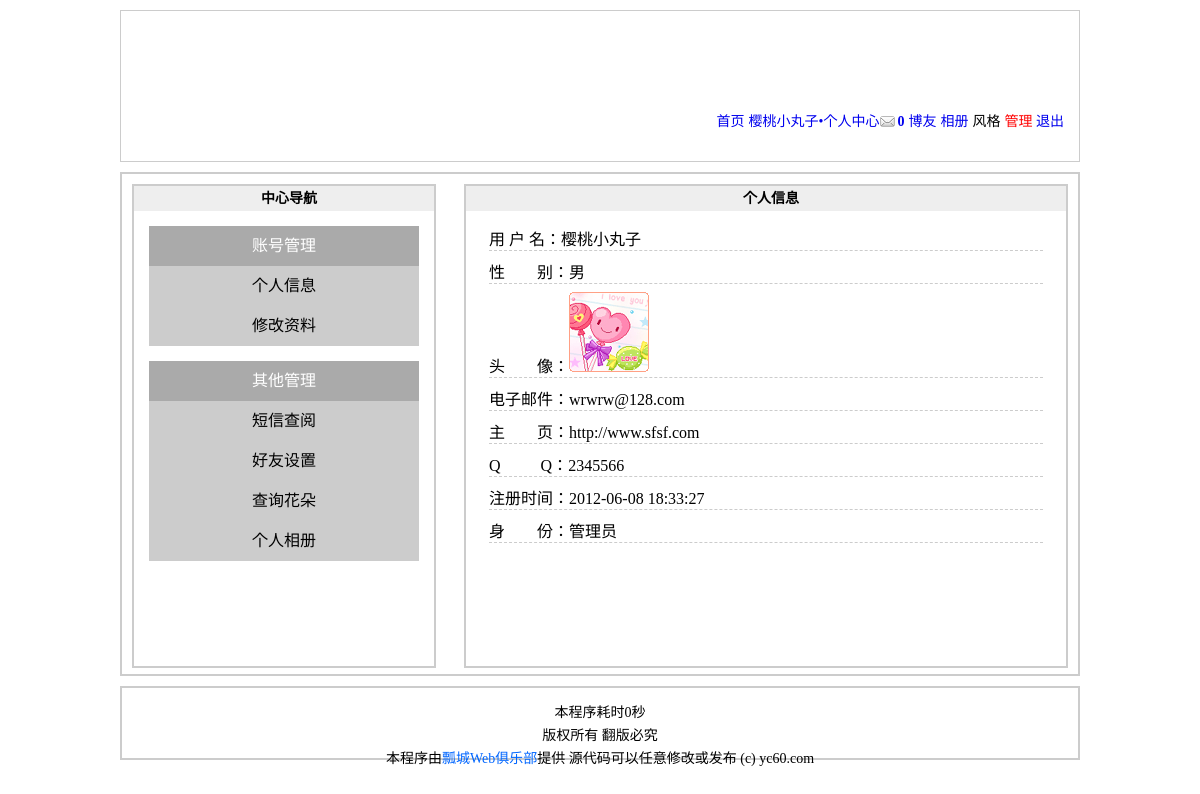
The app's page /member.php (signed in) with its own data.
### tables this page shows
CREATE TABLE `user` (
  `id` mediumint(8) unsigned NOT NULL auto_increment COMMENT '//唯一标示',
  `active` char(40) NOT NULL COMMENT '//激活登入',
  `username` varchar(10) NOT NULL COMMENT '//用户名',
  `password` char(40) NOT NULL COMMENT '//密码',
  `question` varchar(20) NOT NULL COMMENT '//密码问题',
  `answer` char(40) NOT NULL COMMENT '//密码回答',
  `sex` char(1) NOT NULL COMMENT '//性别',
  `face` char(12) NOT NULL COMMENT '//头像',
  `email` varchar(20) default NULL COMMENT '//电子邮箱',
  `qq` varchar(11) default NULL COMMENT '//qq',
  `url` varchar(40) default NULL COMMENT '//网址',
  `level` tinyint(1) unsigned NOT NULL default '0' COMMENT '//身份',
  `reg_time` datetime NOT NULL COMMENT '//注册时间',
  `last_time` datetime NOT NULL COMMENT '//最后登入时间',
  `last_ip` varchar(20) NOT NULL COMMENT '//最后登入ip',
  `login_count` smallint(4) unsigned NOT NULL default '0' COMMENT '//登入次数',
  PRIMARY KEY  (`id`)
);

### member.php (the view, shortened to what this page needs)
<!DOCTYPE html PUBLIC "-//W3C//DTD XHTML 1.0 Transitional//EN" "http://www.w3.org/TR/xhtml1/DTD/xhtml1-transitional.dtd">
<html xmlns="http://www.w3.org/1999/xhtml">
<head>
<link rel="stylesheet" type="text/css" href="style/1/basic.css" />
<link rel="stylesheet" type="text/css" href="style/1/member.css" />
</head>
<body>
<?php
	if (isset($_COOKIE['username'])){
	$row = mysql_fetch_array(mysql_query("select username,sex,face,email,url,qq,level,reg_time from user where username='{$_COOKIE['username']}'"));
		$member = array();
		$member['username'] = htmlspecialchars($row['username']);
		$member['sex'] = htmlspecialchars($row['sex']);
		$member['face'] = htmlspecialchars($row['face']);
		$member['email'] = htmlspecialchars($row['email']);
		$member['url'] = htmlspecialchars($row['url']);
		$member['qq'] = htmlspecialchars($row['qq']);
		if (htmlspecialchars($row['level']) == 0){
			$member['level'] = '普通用户';
		}elseif (htmlspecialchars($row['level']) == 1){
			$member['level'] = '管理员';
		}
		$member['reg_time'] = htmlspecialchars($row['reg_time']);
	}else {
		alert('非法操作');
	}
	require  dirname(__FILE__).'/includes/header.inc.php';
?>
<div id="member">
	<div id="member_sidebar">
	<h2>中心导航</h2>
	<dl>
		<dt>账号管理</dt>
		<dd><a href="member.php">个人信息</a></dd>
		<dd><a href="member_modify.php">修改资料</a></dd>
	</dl>
		<dl>
		<dt>其他管理</dt>
		<dd><a href="member_message.php">短信查阅</a></dd>
		<dd><a href="member_friend.php">好友设置</a></dd>
		<dd><a href="member_flower.php">查询花朵</a></dd>
		<dd><a href="#">个人相册</a></dd>
	</dl>
	</div>
<div id="member_main">
	<h2>个人信息</h2>
		<dl>
			<dd>用 户 名：<?php echo $member['username'];?></dd>
			<dd>性　　别：<?php echo $member['sex'];?></dd>
			<dd>头　　像：<img src="<?php echo $member['face'];?>" /></dd>
			<dd>电子邮件：<?php echo $member['email'];?></dd>
			<dd>主　　页：<?php echo $member['url'];?></dd>
			<dd>Q 　 　Q：<?php echo $member['qq'];?></dd>
			<dd>注册时间：<?php echo $member['reg_time'];?></dd>
			<dd>身　　份：<?php echo $member['level']; ?></dd>
		</dl>
	</div>
</div>
<?php
	require dirname(__FILE__).'/includes/footer.inc.php';
?>
</body>
</html>

### style/1/basic.css (style rules this page uses)
* { padding:0px; margin:0; }
body { width:960px; margin:10px auto; }
#header ul li strong.noread { background:url(../../images/noread.gif) no-repeat left center; padding:0 0 0 18px; }
h2 { font-size:14px; background:#eee; height:25px; line-height:25px; text-indent:10px; }
a { text-decoration:none; }

### style/1/member.css (style rules this page uses)
#member { width:atuo; height:500px; border:2px solid #ccc; margin-bottom:10px; }
#member #member_sidebar { width:300px; height:480px; border:2px solid #ccc; margin:10px; float:left; }
#member #member_sidebar h2 { font-size:14px; background:#eee; height:25px; line-height:25px; text-align:center; }
#member #member_sidebar dl { margin:15px; }
#member #member_sidebar dl dt { background:#aaa; height:40px; text-align:center; line-height:40px; color:white; }
#member #member_sidebar dl dd { background:#ccc; height:40px; text-align:center; line-height:40px; color:white; }
#member #member_sidebar dl dd a { display:block; width:auto; height:40px; color:black; }
#member #member_main { width:600px; height:480px; border:2px solid #ccc; margin:10px; float:right; }
#member #member_main h2 { font-size:14px; background:#eee; height:25px; line-height:25px; text-align:center; }
#member #member_main dl { margin:15px; }
#member #member_main dl dd { border-bottom:1px dashed #ccc; margin:8px; }

### records on screen
user: username "樱桃小丸子", sex "男", face (picture), email "wrwrw@128.com", url "http://www.sfsf.com", qq "2345566", reg_time "2012-06-08 18:33:27"

### other values on screen
$_COOKIE['username'] "樱桃小丸子"
$GLOBALS['count'] "0"
$member['level'] "管理员"
fun_time()-$GLOBALS['START_TIME'] "0"
